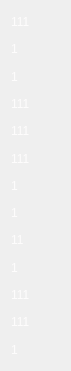
   <widget class="QWidget" name="layoutWidget_3">
    <property name="geometry">
     <rect>
      <x>390</x>
      <y>140</y>
      <width>71</width>
      <height>371</height>
     </rect>
    </property>
    <layout class="QVBoxLayout" name="verticalLayout_4">
     <item>
      <widget class="QLabel" name="label_111">
       <property name="styleSheet">
        <string notr="true">font: 18px &quot;Ubuntu&quot;;
color: rgb(253, 252, 252);</string>
       </property>
       <property name="text">
        <string>111</string>
       </property>
      </widget>
     </item>
     <item>
      <widget class="QLabel" name="label_112">
       <property name="styleSheet">
        <string notr="true">font: 18px &quot;Ubuntu&quot;;
color: rgb(253, 252, 252);</string>
       </property>
       <property name="text">
        <string>1</string>
       </property>
      </widget>
     </item>
     <item>
      <widget class="QLabel" name="label_113">
       <property name="styleSheet">
        <string notr="true">font: 18px &quot;Ubuntu&quot;;
color: rgb(253, 252, 252);</string>
       </property>
       <property name="text">
        <string>1</string>
       </property>
      </widget>
     </item>
     <item>
      <widget class="QLabel" name="label_114">
       <property name="styleSheet">
        <string notr="true">font: 18px &quot;Ubuntu&quot;;
color: rgb(253, 252, 252);</string>
       </property>
       <property name="text">
        <string>111</string>
       </property>
      </widget>
     </item>
     <item>
      <widget class="QLabel" name="label_115">
       <property name="styleSheet">
        <string notr="true">font: 18px &quot;Ubuntu&quot;;
color: rgb(253, 252, 252);</string>
       </property>
       <property name="text">
        <string>111</string>
       </property>
      </widget>
     </item>
     <item>
      <widget class="QLabel" name="label_116">
       <property name="styleSheet">
        <string notr="true">font: 18px &quot;Ubuntu&quot;;
color: rgb(253, 252, 252);</string>
       </property>
       <property name="text">
        <string>111</string>
       </property>
      </widget>
     </item>
     <item>
      <widget class="QLabel" name="label_117">
       <property name="styleSheet">
        <string notr="true">font: 18px &quot;Ubuntu&quot;;
color: rgb(253, 252, 252);</string>
       </property>
       <property name="text">
        <string>1</string>
       </property>
      </widget>
     </item>
     <item>
      <widget class="QLabel" name="label_118">
       <property name="styleSheet">
        <string notr="true">font: 18px &quot;Ubuntu&quot;;
color: rgb(253, 252, 252);</string>
       </property>
       <property name="text">
        <string>1</string>
       </property>
      </widget>
     </item>
     <item>
      <widget class="QLabel" name="label_119">
       <property name="styleSheet">
        <string notr="true">font: 18px &quot;Ubuntu&quot;;
color: rgb(253, 252, 252);</string>
       </property>
       <property name="text">
        <string>11</string>
       </property>
      </widget>
     </item>
     <item>
      <widget class="QLabel" name="label_140">
       <property name="styleSheet">
        <string notr="true">font: 18px &quot;Ubuntu&quot;;
color: rgb(253, 252, 252);</string>
       </property>
       <property name="text">
        <string>1</string>
       </property>
      </widget>
     </item>
     <item>
      <widget class="QLabel" name="label_141">
       <property name="styleSheet">
        <string notr="true">font: 18px &quot;Ubuntu&quot;;
color: rgb(253, 252, 252);</string>
       </property>
       <property name="text">
        <string>111</string>
       </property>
      </widget>
     </item>
     <item>
      <widget class="QLabel" name="label_182">
       <property name="styleSheet">
        <string notr="true">font: 18px &quot;Ubuntu&quot;;
color: rgb(253, 252, 252);</string>
       </property>
       <property name="text">
        <string>111</string>
       </property>
      </widget>
     </item>
     <item>
      <widget class="QLabel" name="label_191">
       <property name="styleSheet">
        <string notr="true">font: 18px &quot;Ubuntu&quot;;
color: rgb(253, 252, 252);</string>
       </property>
       <property name="text">
        <string>1</string>
       </property>
      </widget>
     </item>
    </layout>
   </widget>
